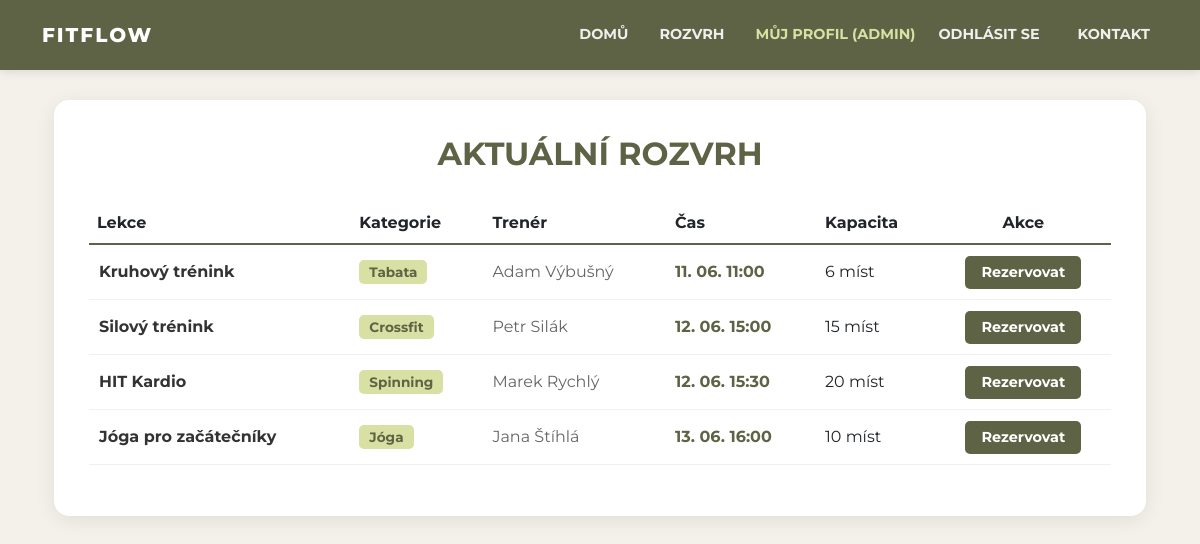
Page /rozvrh/ (signed in) on the committed database.
### rezervace/models.py (models this page shows, shortened)
class Lekce(models.Model):
    nazev = models.CharField(max_length=100)
    kategorie = models.ForeignKey(Kategorie, on_delete=models.CASCADE)
    trener = models.ForeignKey(Trener, on_delete=models.CASCADE)
    datum_cas = models.DateTimeField()
    kapacita = models.PositiveIntegerField()
    class Meta:
        db_table = 'rezervace_lekce'

class Kategorie(models.Model):
    nazev = models.CharField(max_length=50)
    def __str__(self):
        return self.nazev
    class Meta:
        db_table = 'rezervace_kategorie'

class Trener(models.Model):
    jmeno = models.CharField(max_length=100)
    specializace = models.CharField(max_length=100)
    def __str__(self):
        return self.jmeno
    class Meta:
        db_table = 'rezervace_trener'

### rezervace/views.py (the view)
# urls.py: path('rozvrh/', views.seznam_lekci, name='rozvrh'),
def seznam_lekci(request):
    try:
        lekce_list = list(Lekce.objects.all().order_by('datum_cas'))
    except Exception:
        lekce_list = []
    return render(request, 'rezervace/seznam_lekci.html', {'lekce_list': lekce_list})

### rezervace/templates/rezervace/seznam_lekci.html (shortened to what this page needs)
{% extends "rezervace/base.html" %}
{% block content %}
<div class="container" style="margin-top: 30px; margin-bottom: 50px;">
    <div style="background-color: white; padding: 35px; border-radius: 15px; box-shadow: 0 4px 20px rgba(0,0,0,0.08);">
        <h2 style="color: #5d6344; font-weight: bold; text-align: center; margin-bottom: 30px; text-transform: uppercase;">
            Aktuální rozvrh
        </h2>
        <div class="table-responsive">
            <table class="table" style="vertical-align: middle;">
                <thead style="border-bottom: 2px solid #5d6344;">
                    <tr style="color: #5d6344; font-weight: bold;">
                        <th>Lekce</th>
                        <th>Kategorie</th>
                        <th>Trenér</th>
                        <th>Čas</th>
                        <th>Kapacita</th>
                        <th class="text-center">Akce</th>
                    </tr>
                </thead>
                <tbody>
                    {% for l in lekce_list %}
                    <tr style="border-bottom: 1px solid #f0f0f0;">
                        <td style="font-weight: bold; color: #333; padding: 15px 10px;">{{ l.nazev }}</td>
                        <td>
                            <span style="background-color: #d9e0a3; color: #5d6344; padding: 4px 10px; border-radius: 5px; font-size: 0.85rem; font-weight: bold;">
                                {{ l.kategorie }}
                            </span>
                        </td>
                        <td style="color: #666;">{{ l.trener }}</td>
                        <td style="font-weight: bold; color: #5d6344;">{{ l.datum_cas|date:"d. m. H:i" }}</td>
                        <td>{{ l.kapacita }} míst</td>
                        <td class="text-center">
                            <a href="#" class="btn" style="background-color: #5d6344; color: white; border-radius: 5px; font-weight: bold; padding: 5px 15px; font-size: 0.9rem;">
                                Rezervovat
                            </a>
                        </td>
                    </tr>
                    {% empty %}
                    <tr>
                        <td colspan="6" style="text-align: center; padding: 40px; color: #999;">
                            Aktuálně nejsou vypsány žádné lekce.
                        </td>
                    </tr>
                    {% endfor %}
                </tbody>
            </table>
        </div>
    </div>
</div>
{% endblock %}

### rezervace/templates/rezervace/base.html (shortened to what this page needs)
<!DOCTYPE html>
<html lang="cs">
<head>
    <link href="https://cdn.jsdelivr.net/npm/bootstrap@5.3.0/dist/css/bootstrap.min.css" rel="stylesheet">
</head>
<body>
    <nav class="navbar navbar-expand-lg navbar-dark">
        <div class="container">
            <a class="navbar-brand" href="{% url 'domov' %}">FITFLOW</a>
            <div class="collapse navbar-collapse" id="navbarNav">
                <div class="navbar-nav ms-auto align-items-center">
                    <a class="nav-link" href="{% url 'domov' %}">Domů</a>
                    <a class="nav-link" href="{% url 'rozvrh' %}">Rozvrh</a>
                    {% if user.is_authenticated %}
                        <a class="nav-link" href="{% url 'profil' %}" style="color: #d9e0a3 !important;">Můj profil ({{ user.username }})</a>
                        <form action="{% url 'logout' %}" method="post" style="display:inline; margin:0;">
                            <button type="submit" class="btn-logout">Odhlásit se</button>
                        </form>
                    {% else %}
                        <a class="nav-link" href="{% url 'login' %}">Přihlásit se</a>
                        <a class="nav-link" href="{% url 'registrace' %}" style="color: #d9e0a3; padding: 5px 15px;">Registrace</a>
                    {% endif %}
                    <a class="nav-link" href="{% url 'kontakt' %}">Kontakt</a>
                </div>
            </div>
        </div>
    </nav>
    <div class="container mt-4">
        {% block content %}
        {% endblock %}
    </div>
</body>
</html>

### rezervace/templates/rezervace/base.html (style rules this page uses)
body { font-family: 'Montserrat', sans-serif; background-color: #f4f1ea; color: #333; }
.navbar { background-color: #5d6344 !important; padding: 15px 0; box-shadow: 0 2px 10px rgba(0,0,0,0.1); }
.navbar-brand { font-weight: 800; letter-spacing: 2px; color: white !important; }
.nav-link { color: rgba(255,255,255,0.9) !important; font-weight: 700; text-transform: uppercase; font-size: 0.9rem; margin-left: 15px; transition: 0.3s; }
.btn-logout { background: none; border: none; color: rgba(255,255,255,0.9); font-weight: 700; text-transform: uppercase; font-size: 0.9rem; padding: 8px 15px; transition: 0.3s; }

### rows in the picture
Lekce: nazev "Kruhový trénink", kategorie "Tabata", trener "Adam Výbušný", datum_cas "11. 06. 11:00", kapacita "6"
Lekce: nazev "Silový trénink", kategorie "Crossfit", trener "Petr Silák", datum_cas "12. 06. 15:00", kapacita "15"
Lekce: nazev "HIT Kardio", kategorie "Spinning", trener "Marek Rychlý", datum_cas "12. 06. 15:30", kapacita "20"
Lekce: nazev "Jóga pro začátečníky", kategorie "Jóga", trener "Jana Štíhlá", datum_cas "13. 06. 16:00", kapacita "10"

### other values in the picture
{{ user.username }} "ADMIN"
